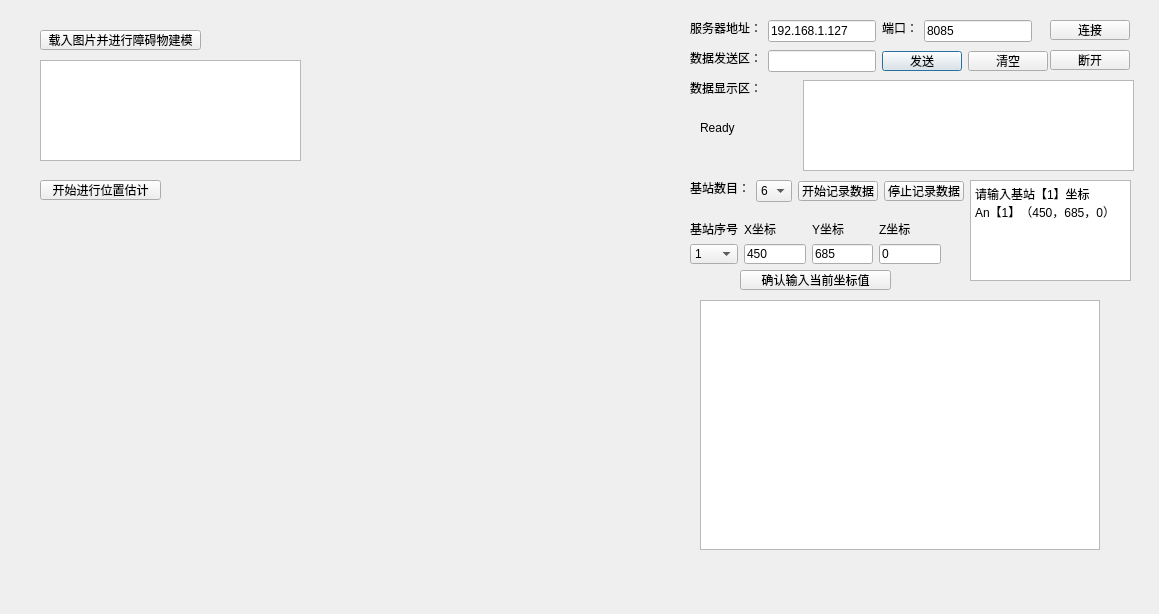
<?xml version="1.0" encoding="UTF-8"?>
<ui version="4.0">
 <class>client</class>
 <widget class="QDialog" name="client">
  <property name="geometry">
   <rect>
    <x>0</x>
    <y>0</y>
    <width>1159</width>
    <height>614</height>
   </rect>
  </property>
  <property name="windowTitle">
   <string>客户端</string>
  </property>
  <property name="toolTip">
   <string>客户端</string>
  </property>
  <property name="whatsThis">
   <string>客户端</string>
  </property>
  <widget class="QTableWidget" name="atableWidget">
   <property name="geometry">
    <rect>
     <x>700</x>
     <y>300</y>
     <width>400</width>
     <height>250</height>
    </rect>
   </property>
   <property name="minimumSize">
    <size>
     <width>400</width>
     <height>250</height>
    </size>
   </property>
   <property name="maximumSize">
    <size>
     <width>400</width>
     <height>250</height>
    </size>
   </property>
  </widget>
  <widget class="QTextEdit" name="messagetextBrowser">
   <property name="geometry">
    <rect>
     <x>803</x>
     <y>80</y>
     <width>331</width>
     <height>91</height>
    </rect>
   </property>
   <property name="maximumSize">
    <size>
     <width>350</width>
     <height>91</height>
    </size>
   </property>
  </widget>
  <widget class="QLabel" name="label_3">
   <property name="geometry">
    <rect>
     <x>690</x>
     <y>80</y>
     <width>72</width>
     <height>16</height>
    </rect>
   </property>
   <property name="text">
    <string>数据显示区：</string>
   </property>
  </widget>
  <widget class="QLabel" name="label_2">
   <property name="geometry">
    <rect>
     <x>690</x>
     <y>50</y>
     <width>72</width>
     <height>16</height>
    </rect>
   </property>
   <property name="text">
    <string>数据发送区：</string>
   </property>
  </widget>
  <widget class="QLineEdit" name="clientMessagelineEdit">
   <property name="geometry">
    <rect>
     <x>768</x>
     <y>50</y>
     <width>108</width>
     <height>22</height>
    </rect>
   </property>
  </widget>
  <widget class="QPushButton" name="clientSendpushButton">
   <property name="geometry">
    <rect>
     <x>882</x>
     <y>51</y>
     <width>80</width>
     <height>20</height>
    </rect>
   </property>
   <property name="text">
    <string>发送</string>
   </property>
  </widget>
  <widget class="QPushButton" name="cCleanpushButton">
   <property name="geometry">
    <rect>
     <x>968</x>
     <y>51</y>
     <width>80</width>
     <height>20</height>
    </rect>
   </property>
   <property name="text">
    <string>清空</string>
   </property>
  </widget>
  <widget class="QPushButton" name="connectpushButton">
   <property name="geometry">
    <rect>
     <x>1050</x>
     <y>20</y>
     <width>80</width>
     <height>20</height>
    </rect>
   </property>
   <property name="text">
    <string>连接</string>
   </property>
  </widget>
  <widget class="QPushButton" name="disconnectpushButton">
   <property name="geometry">
    <rect>
     <x>1050</x>
     <y>50</y>
     <width>80</width>
     <height>20</height>
    </rect>
   </property>
   <property name="text">
    <string>断开</string>
   </property>
  </widget>
  <widget class="QLineEdit" name="clientPortlineEdit">
   <property name="geometry">
    <rect>
     <x>924</x>
     <y>20</y>
     <width>108</width>
     <height>22</height>
    </rect>
   </property>
   <property name="text">
    <string>8085</string>
   </property>
  </widget>
  <widget class="QLabel" name="label">
   <property name="geometry">
    <rect>
     <x>690</x>
     <y>20</y>
     <width>72</width>
     <height>16</height>
    </rect>
   </property>
   <property name="text">
    <string>服务器地址：</string>
   </property>
  </widget>
  <widget class="QLineEdit" name="clientIPlineEdit">
   <property name="geometry">
    <rect>
     <x>768</x>
     <y>20</y>
     <width>108</width>
     <height>22</height>
    </rect>
   </property>
   <property name="text">
    <string>192.168.1.127</string>
   </property>
  </widget>
  <widget class="QLabel" name="label_4">
   <property name="geometry">
    <rect>
     <x>882</x>
     <y>20</y>
     <width>36</width>
     <height>16</height>
    </rect>
   </property>
   <property name="text">
    <string>端口：</string>
   </property>
  </widget>
  <widget class="QLabel" name="cStatuslabel">
   <property name="geometry">
    <rect>
     <x>700</x>
     <y>120</y>
     <width>121</width>
     <height>16</height>
    </rect>
   </property>
   <property name="text">
    <string>Ready</string>
   </property>
  </widget>
  <widget class="QLabel" name="label_5">
   <property name="geometry">
    <rect>
     <x>690</x>
     <y>180</y>
     <width>60</width>
     <height>16</height>
    </rect>
   </property>
   <property name="text">
    <string>基站数目：</string>
   </property>
  </widget>
  <widget class="QComboBox" name="basecomboBox">
   <property name="geometry">
    <rect>
     <x>756</x>
     <y>180</y>
     <width>36</width>
     <height>22</height>
    </rect>
   </property>
   <property name="currentIndex">
    <number>5</number>
   </property>
   <item>
    <property name="text">
     <string>1</string>
    </property>
   </item>
   <item>
    <property name="text">
     <string>2</string>
    </property>
   </item>
   <item>
    <property name="text">
     <string>3</string>
    </property>
   </item>
   <item>
    <property name="text">
     <string>4</string>
    </property>
   </item>
   <item>
    <property name="text">
     <string>5</string>
    </property>
   </item>
   <item>
    <property name="text">
     <string>6</string>
    </property>
   </item>
   <item>
    <property name="text">
     <string>7</string>
    </property>
   </item>
  </widget>
  <widget class="QPushButton" name="recordpushButton">
   <property name="geometry">
    <rect>
     <x>798</x>
     <y>181</y>
     <width>80</width>
     <height>20</height>
    </rect>
   </property>
   <property name="text">
    <string>开始记录数据</string>
   </property>
  </widget>
  <widget class="QPushButton" name="stoprecordpushButton">
   <property name="geometry">
    <rect>
     <x>884</x>
     <y>181</y>
     <width>80</width>
     <height>20</height>
    </rect>
   </property>
   <property name="text">
    <string>停止记录数据</string>
   </property>
  </widget>
  <widget class="QTextEdit" name="textEdit">
   <property name="geometry">
    <rect>
     <x>970</x>
     <y>180</y>
     <width>161</width>
     <height>101</height>
    </rect>
   </property>
   <property name="html">
    <string>&lt;!DOCTYPE HTML PUBLIC &quot;-//W3C//DTD HTML 4.0//EN&quot; &quot;http://www.w3.org/TR/REC-html40/strict.dtd&quot;&gt;
&lt;html&gt;&lt;head&gt;&lt;meta name=&quot;qrichtext&quot; content=&quot;1&quot; /&gt;&lt;style type=&quot;text/css&quot;&gt;
p, li { white-space: pre-wrap; }
&lt;/style&gt;&lt;/head&gt;&lt;body style=&quot; font-family:'SimSun'; font-size:9pt; font-weight:400; font-style:normal;&quot;&gt;
&lt;p style=&quot; margin-top:0px; margin-bottom:0px; margin-left:0px; margin-right:0px; -qt-block-indent:0; text-indent:0px;&quot;&gt;请输入基站【1】坐标&lt;/p&gt;
&lt;p style=&quot; margin-top:0px; margin-bottom:0px; margin-left:0px; margin-right:0px; -qt-block-indent:0; text-indent:0px;&quot;&gt;An【1】（450，685，0）&lt;/p&gt;&lt;/body&gt;&lt;/html&gt;</string>
   </property>
  </widget>
  <widget class="QPushButton" name="pushButton">
   <property name="geometry">
    <rect>
     <x>740</x>
     <y>270</y>
     <width>151</width>
     <height>20</height>
    </rect>
   </property>
   <property name="text">
    <string>确认输入当前坐标值</string>
   </property>
  </widget>
  <widget class="QTextEdit" name="textEdit_2">
   <property name="geometry">
    <rect>
     <x>40</x>
     <y>60</y>
     <width>261</width>
     <height>101</height>
    </rect>
   </property>
   <property name="html">
    <string>&lt;!DOCTYPE HTML PUBLIC &quot;-//W3C//DTD HTML 4.0//EN&quot; &quot;http://www.w3.org/TR/REC-html40/strict.dtd&quot;&gt;
&lt;html&gt;&lt;head&gt;&lt;meta name=&quot;qrichtext&quot; content=&quot;1&quot; /&gt;&lt;style type=&quot;text/css&quot;&gt;
p, li { white-space: pre-wrap; }
&lt;/style&gt;&lt;/head&gt;&lt;body style=&quot; font-family:'SimSun'; font-size:9pt; font-weight:400; font-style:normal;&quot;&gt;
&lt;p style=&quot;-qt-paragraph-type:empty; margin-top:0px; margin-bottom:0px; margin-left:0px; margin-right:0px; -qt-block-indent:0; text-indent:0px;&quot;&gt;&lt;br /&gt;&lt;/p&gt;&lt;/body&gt;&lt;/html&gt;</string>
   </property>
  </widget>
  <widget class="QPushButton" name="recordpushButton_2">
   <property name="geometry">
    <rect>
     <x>40</x>
     <y>180</y>
     <width>121</width>
     <height>20</height>
    </rect>
   </property>
   <property name="text">
    <string>开始进行位置估计</string>
   </property>
  </widget>
  <widget class="QPushButton" name="clientloadpicture">
   <property name="geometry">
    <rect>
     <x>40</x>
     <y>30</y>
     <width>161</width>
     <height>20</height>
    </rect>
   </property>
   <property name="text">
    <string>载入图片并进行障碍物建模</string>
   </property>
  </widget>
  <widget class="QWidget" name="">
   <property name="geometry">
    <rect>
     <x>690</x>
     <y>220</y>
     <width>251</width>
     <height>44</height>
    </rect>
   </property>
   <layout class="QHBoxLayout" name="horizontalLayout">
    <item>
     <layout class="QVBoxLayout" name="verticalLayout">
      <item>
       <widget class="QLabel" name="label_6">
        <property name="text">
         <string>基站序号</string>
        </property>
       </widget>
      </item>
      <item>
       <widget class="QComboBox" name="basecomboBox_2">
        <property name="currentText">
         <string>1</string>
        </property>
        <property name="currentIndex">
         <number>0</number>
        </property>
        <item>
         <property name="text">
          <string>1</string>
         </property>
        </item>
        <item>
         <property name="text">
          <string>2</string>
         </property>
        </item>
        <item>
         <property name="text">
          <string>3</string>
         </property>
        </item>
        <item>
         <property name="text">
          <string>4</string>
         </property>
        </item>
        <item>
         <property name="text">
          <string>5</string>
         </property>
        </item>
        <item>
         <property name="text">
          <string>6</string>
         </property>
        </item>
        <item>
         <property name="text">
          <string>7</string>
         </property>
        </item>
       </widget>
      </item>
     </layout>
    </item>
    <item>
     <layout class="QVBoxLayout" name="verticalLayout_2">
      <item>
       <widget class="QLabel" name="label_7">
        <property name="text">
         <string>X坐标</string>
        </property>
       </widget>
      </item>
      <item>
       <widget class="QLineEdit" name="lineEdit">
        <property name="text">
         <string>450</string>
        </property>
       </widget>
      </item>
     </layout>
    </item>
    <item>
     <layout class="QVBoxLayout" name="verticalLayout_3">
      <item>
       <widget class="QLabel" name="label_8">
        <property name="text">
         <string>Y坐标</string>
        </property>
       </widget>
      </item>
      <item>
       <widget class="QLineEdit" name="lineEdit_2">
        <property name="text">
         <string>685</string>
        </property>
       </widget>
      </item>
     </layout>
    </item>
    <item>
     <layout class="QVBoxLayout" name="verticalLayout_4">
      <item>
       <widget class="QLabel" name="label_9">
        <property name="text">
         <string>Z坐标</string>
        </property>
       </widget>
      </item>
      <item>
       <widget class="QLineEdit" name="lineEdit_3">
        <property name="text">
         <string>0</string>
        </property>
       </widget>
      </item>
     </layout>
    </item>
   </layout>
  </widget>
  <zorder>label_2</zorder>
  <zorder>clientMessagelineEdit</zorder>
  <zorder>clientSendpushButton</zorder>
  <zorder>cCleanpushButton</zorder>
  <zorder>connectpushButton</zorder>
  <zorder>disconnectpushButton</zorder>
  <zorder>clientPortlineEdit</zorder>
  <zorder>label</zorder>
  <zorder>clientIPlineEdit</zorder>
  <zorder>label_4</zorder>
  <zorder>cStatuslabel</zorder>
  <zorder>label_5</zorder>
  <zorder>basecomboBox</zorder>
  <zorder>recordpushButton</zorder>
  <zorder>stoprecordpushButton</zorder>
  <zorder>atableWidget</zorder>
  <zorder>messagetextBrowser</zorder>
  <zorder>label_3</zorder>
  <zorder>label_6</zorder>
  <zorder>textEdit</zorder>
  <zorder>basecomboBox_2</zorder>
  <zorder>lineEdit</zorder>
  <zorder>lineEdit_2</zorder>
  <zorder>lineEdit_3</zorder>
  <zorder>label_7</zorder>
  <zorder>label_8</zorder>
  <zorder>label_9</zorder>
  <zorder>pushButton</zorder>
  <zorder>textEdit_2</zorder>
  <zorder>recordpushButton_2</zorder>
  <zorder>clientloadpicture</zorder>
 </widget>
 <resources/>
 <connections/>
</ui>
